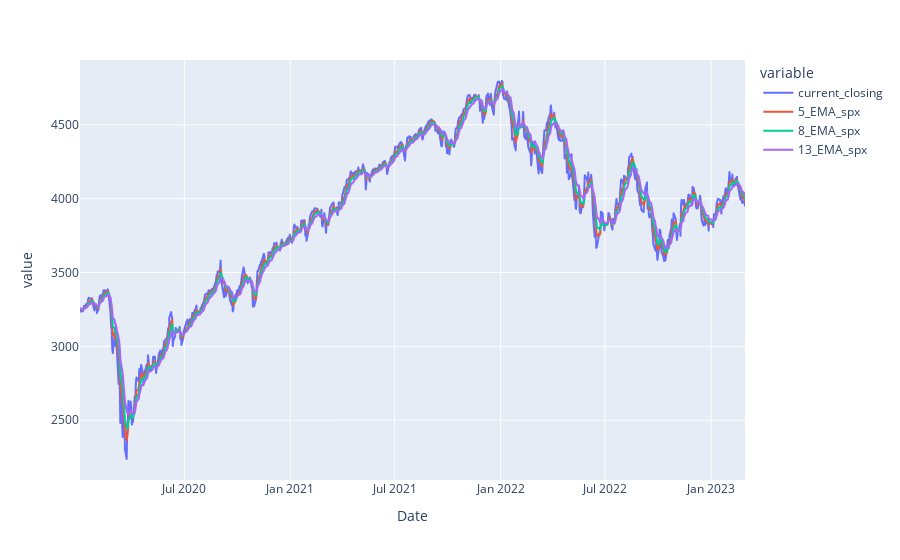

The notebook cell this image was saved under:
### Markdown cell above
Machine Learning Predictions
https://data-flair.training/blogs/stock-price-prediction-machine-learning-project-in-python/

### Code cell
spx_shortterm_df['5_EMA_spx'] = spx_close.ewm(span=5, adjust=False).mean()
spx_shortterm_df['8_EMA_spx'] = spx_close.ewm(span=8, adjust=False).mean()
spx_shortterm_df['13_EMA_spx'] = spx_close.ewm(span=13, adjust=False).mean()

px.line(spx_close)
fig = px.line(spx_shortterm_df[['current_closing', '5_EMA_spx', '8_EMA_spx', '13_EMA_spx']])
fig.show()

### Figure 1 — Plotly figure (JSON) as saved in the notebook; plotly's stock layout.template omitted (floating-point values rounded to 4 significant figures; data arrays with more than 128 entries replaced by an {"elided": "..."} marker saying what was removed)
{"data": [{"hovertemplate": "variable=current_closing<br>Date=%{x}<br>value=%{y}<extra></extra>", "legendgroup": "current_closing", "line": {"color": "#636efa", "dash": "solid"}, "marker": {"symbol": "circle"}, "mode": "lines", "name": "current_closing", "showlegend": true, "type": "scattergl", "x": {"elided": "796 str values"}, "xaxis": "x", "y": {"elided": "796 float values"}, "yaxis": "y"}, {"hovertemplate": "variable=5_EMA_spx<br>Date=%{x}<br>value=%{y}<extra></extra>", "legendgroup": "5_EMA_spx", "line": {"color": "#EF553B", "dash": "solid"}, "marker": {"symbol": "circle"}, "mode": "lines", "name": "5_EMA_spx", "showlegend": true, "type": "scattergl", "x": {"elided": "796 str values"}, "xaxis": "x", "y": {"elided": "796 float values"}, "yaxis": "y"}, {"hovertemplate": "variable=8_EMA_spx<br>Date=%{x}<br>value=%{y}<extra></extra>", "legendgroup": "8_EMA_spx", "line": {"color": "#00cc96", "dash": "solid"}, "marker": {"symbol": "circle"}, "mode": "lines", "name": "8_EMA_spx", "showlegend": true, "type": "scattergl", "x": {"elided": "796 str values"}, "xaxis": "x", "y": {"elided": "796 float values"}, "yaxis": "y"}, {"hovertemplate": "variable=13_EMA_spx<br>Date=%{x}<br>value=%{y}<extra></extra>", "legendgroup": "13_EMA_spx", "line": {"color": "#ab63fa", "dash": "solid"}, "marker": {"symbol": "circle"}, "mode": "lines", "name": "13_EMA_spx", "showlegend": true, "type": "scattergl", "x": {"elided": "796 str values"}, "xaxis": "x", "y": {"elided": "796 float values"}, "yaxis": "y"}], "layout": {"legend": {"title": {"text": "variable"}, "tracegroupgap": 0}, "margin": {"t": 60}, "xaxis": {"anchor": "y", "domain": [0, 1], "title": {"text": "Date"}}, "yaxis": {"anchor": "x", "domain": [0, 1], "title": {"text": "value"}}}}
